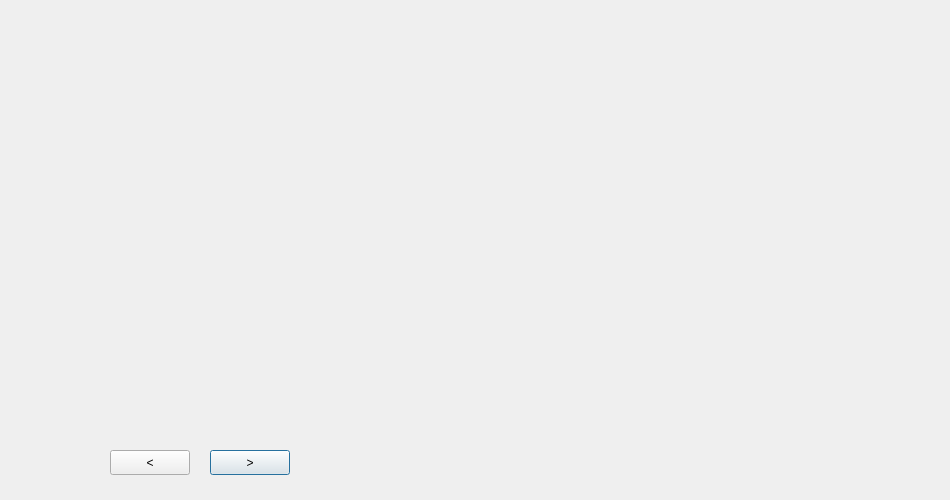
<?xml version="1.0" encoding="UTF-8"?>
<ui version="4.0">
 <class>Results</class>
 <widget class="QDialog" name="Results">
  <property name="geometry">
   <rect>
    <x>0</x>
    <y>0</y>
    <width>950</width>
    <height>500</height>
   </rect>
  </property>
  <property name="windowTitle">
   <string>Dialog</string>
  </property>
  <widget class="QStackedWidget" name="modelPositionWidget">
   <property name="geometry">
    <rect>
     <x>10</x>
     <y>10</y>
     <width>191</width>
     <height>421</height>
    </rect>
   </property>
   <property name="currentIndex">
    <number>-1</number>
   </property>
  </widget>
  <widget class="QPushButton" name="NextWidget">
   <property name="geometry">
    <rect>
     <x>210</x>
     <y>450</y>
     <width>80</width>
     <height>25</height>
    </rect>
   </property>
   <property name="text">
    <string>&gt;</string>
   </property>
  </widget>
  <widget class="QStackedWidget" name="comHeightWidget">
   <property name="geometry">
    <rect>
     <x>220</x>
     <y>10</y>
     <width>191</width>
     <height>141</height>
    </rect>
   </property>
   <property name="currentIndex">
    <number>-1</number>
   </property>
  </widget>
  <widget class="QStackedWidget" name="comVelocityWidget">
   <property name="geometry">
    <rect>
     <x>220</x>
     <y>160</y>
     <width>191</width>
     <height>141</height>
    </rect>
   </property>
   <property name="currentIndex">
    <number>-1</number>
   </property>
  </widget>
  <widget class="QStackedWidget" name="comAccelerationWidget">
   <property name="geometry">
    <rect>
     <x>440</x>
     <y>0</y>
     <width>191</width>
     <height>141</height>
    </rect>
   </property>
   <property name="currentIndex">
    <number>-1</number>
   </property>
  </widget>
  <widget class="QStackedWidget" name="grfWidget">
   <property name="geometry">
    <rect>
     <x>440</x>
     <y>150</y>
     <width>191</width>
     <height>141</height>
    </rect>
   </property>
   <property name="currentIndex">
    <number>-1</number>
   </property>
  </widget>
  <widget class="QStackedWidget" name="jointAngleWidget">
   <property name="geometry">
    <rect>
     <x>650</x>
     <y>10</y>
     <width>191</width>
     <height>331</height>
    </rect>
   </property>
   <property name="currentIndex">
    <number>-1</number>
   </property>
  </widget>
  <widget class="QPushButton" name="PreviousWidget">
   <property name="geometry">
    <rect>
     <x>110</x>
     <y>450</y>
     <width>80</width>
     <height>25</height>
    </rect>
   </property>
   <property name="text">
    <string>&lt;</string>
   </property>
  </widget>
  <zorder>modelPositionWidget</zorder>
  <zorder>comHeightWidget</zorder>
  <zorder>comVelocityWidget</zorder>
  <zorder>comAccelerationWidget</zorder>
  <zorder>grfWidget</zorder>
  <zorder>jointAngleWidget</zorder>
  <zorder>NextWidget</zorder>
  <zorder>PreviousWidget</zorder>
 </widget>
 <resources/>
 <connections/>
</ui>
